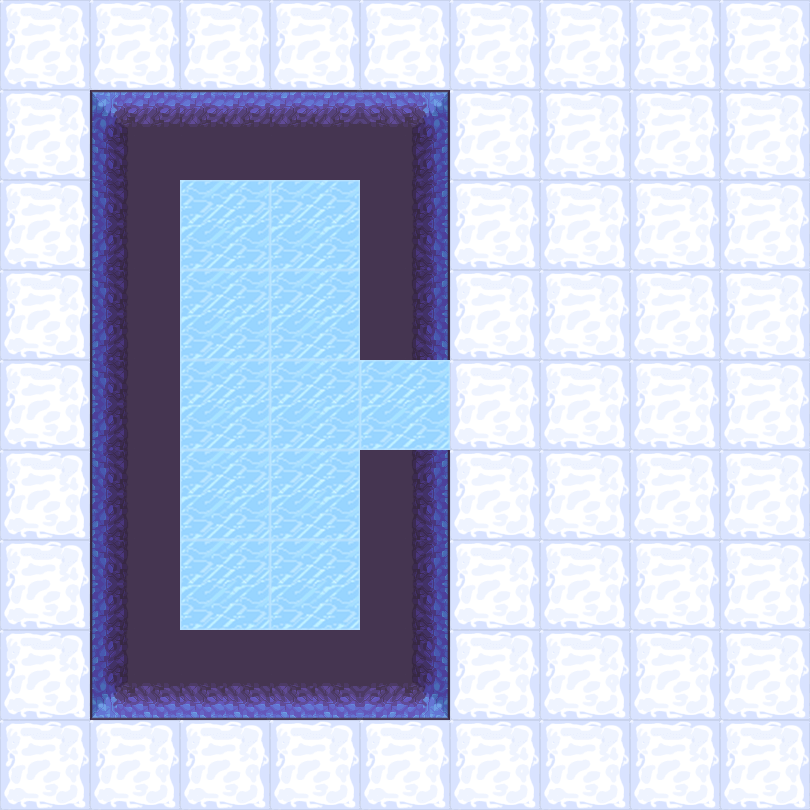

Below is a game level as drawn by its tile map, then a one-line description and the .tmx that defines it (tile-layer data replaced by summaries):
An orthogonal 9x9 tile map with 90x90 px tiles, 2 tile layers (地形, 障碍) and 15 objects (9x map, 4x spring, bed, door).

<map version="1.5" tiledversion="1.7.2" orientation="orthogonal" renderorder="right-down" width="9" height="9" tilewidth="90" tileheight="90" infinite="0" nextlayerid="4" nextobjectid="22">
 <tileset firstgid="1" name="1" tilewidth="90" tileheight="90" tilecount="100" columns="10">
  <image source="2.png" trans="ff00ff" width="900" height="900" />
 </tileset>
 <layer id="1" name="地形" width="9" height="9">
  <data>[81 cells, 81 non-empty, 2 distinct tile ids]</data>
 </layer>
 <layer id="2" name="障碍" width="9" height="9">
  <data>[81 cells, 17 non-empty, 8 distinct tile ids]</data>
 </layer>
 <objectgroup id="3" name="对象">
  <object id="1" name="bed" x="180" y="450" width="90" height="90" />
  <object id="2" name="map" x="180" y="360" width="90" height="90" />
  <object id="4" name="map" x="180" y="180" width="90" height="90" />
  <object id="5" name="map" x="180" y="270" width="90" height="90" />
  <object id="7" name="map" x="270" y="180" width="90" height="90" />
  <object id="9" name="map" x="180" y="540" width="90" height="90" />
  <object id="11" name="map" x="270" y="540" width="90" height="90" />
  <object id="12" name="map" x="270" y="360" width="90" height="90">
   <properties>
    <property name="weapon" type="int" value="1" />
   </properties>
  </object>
  <object id="13" name="map" x="270" y="270" width="90" height="90">
   <properties>
    <property name="weapon" type="int" value="2" />
   </properties>
  </object>
  <object id="15" name="map" x="270" y="450" width="90" height="90">
   <properties>
    <property name="weapon" type="int" value="3" />
   </properties>
  </object>
  <object id="16" name="door" x="360" y="360" width="90" height="90">
   <properties>
    <property name="LorR" type="int" value="1" />
    <property name="motion" type="int" value="1" />
    <property name="rotate" type="int" value="90" />
   </properties>
  </object>
  <object id="18" name="spring" x="630" y="540" width="90" height="90">
   <properties>
    <property name="direction" value="3" />
   </properties>
  </object>
  <object id="19" name="spring" x="630" y="360" width="90" height="90">
   <properties>
    <property name="direction" value="3" />
   </properties>
  </object>
  <object id="20" name="spring" x="630" y="180" width="90" height="90">
   <properties>
    <property name="direction" value="3" />
   </properties>
  </object>
  <object id="21" name="spring" x="630" y="0" width="90" height="90">
   <properties>
    <property name="direction" value="3" />
   </properties>
  </object>
 </objectgroup>
</map>
